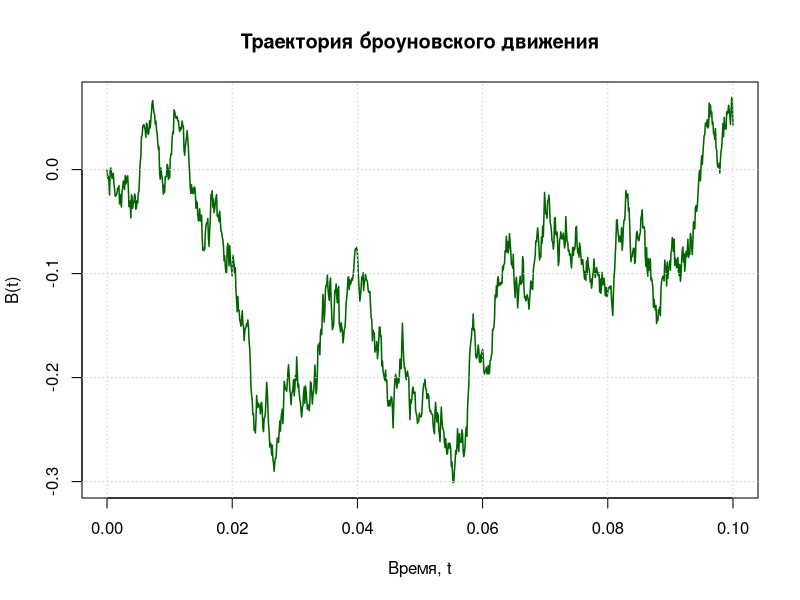
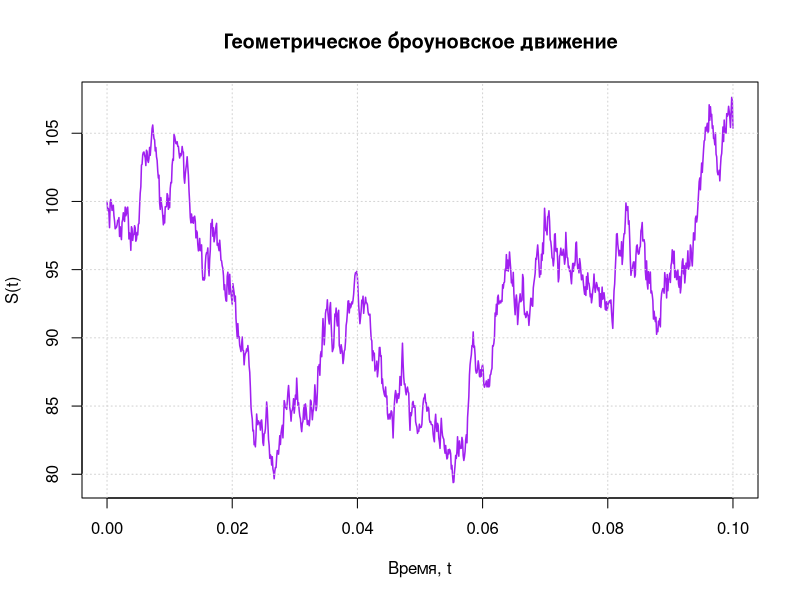

Write the R code that produced these figures, in order.
# Лабораторная работа №5: Броуновское движение и геометрическое броуновское движение

# Параметры моделирования
delta = 0.0001  # Шаг дискретизации (sqrt(delta) = 0.01, как указано в задании)
k_max = 1000    # Количество шагов
n_points = k_max + 1  # Количество точек, включая начальную

# Задание 1: Обоснование свойств броуновского движения
cat("Обоснование свойств броуновского движения:\n")
cat("Процесс моделируется как B_{kΔ} = Σ ε_{iΔ}, где ε_{iΔ} ~ N(0, Δ), i = 1, ..., k.\n")
cat("1. Математическое ожидание: E[B_{kΔ}] = E[Σ ε_{iΔ}] = Σ E[ε_{iΔ}] = 0, так как E[ε_{iΔ}] = 0.\n")
cat("2. Дисперсия: E[B_{kΔ}^2] = E[(Σ ε_{iΔ})^2] = Σ E[ε_{iΔ}^2] = Σ Δ = kΔ, так как ε_{iΔ} независимы и E[ε_{iΔ}^2] = Δ.\n")
cat("3. Ковариация: E[B_{kΔ}B_{lΔ}] = E[(Σ_{i=1}^k ε_{iΔ})(Σ_{j=1}^l ε_{jΔ})] = Σ_{i=1}^min(k,l) E[ε_{iΔ}^2] = min(k,l)Δ.\n")
cat("4. Начальное условие: B_0 = 0 по определению.\n\n")

# Задание 2: Моделирование броуновского движения
cat("Моделирование броуновского движения по формуле:\n")
cat("B_{(k+1)Δ} = B_{kΔ} + ε_{(k+1)Δ}, где ε_{(k+1)Δ} ~ N(0, Δ)\n\n")

# Инициализация вектора для броуновского движения
B = numeric(n_points)
B[1] = 0  # Начальное условие B_0 = 0

# Генерация случайных приращений
noise = rnorm(n_points, mean = 0, sd = sqrt(delta))

# Вычисление траектории броуновского движения
for (k in 2:n_points) {
  B[k] = B[k - 1] + noise[k]
}

# Визуализация броуновского движения
plot(seq(0, k_max * delta, by = delta), B, type = "l",
     main = "Траектория броуновского движения",
     xlab = "Время, t",
     ylab = "B(t)",
     col = "darkgreen",
     lwd = 1.5)
grid()

# Задание 2: Моделирование геометрического броуновского движения
S0 = 100  # Начальное значение (из задания)
a = 0.5   # Параметр дрейфа (из задания)
sigma = 0.8  # Волатильность (из задания)

cat("Моделирование геометрического броуновского движения по формуле:\n")
cat("S_t = S_0 * exp((a - σ^2/2) * t + σ * B_t)\n\n")

# Инициализация вектора для геометрического броуновского движения
S = numeric(n_points)
S[1] = S0  # Начальное значение

# Вычисление траектории геометрического броуновского движения
for (k in 1:k_max) {
  t = k * delta
  S[k + 1] = S0 * exp((a - sigma^2 / 2) * t + sigma * B[k + 1])
}

# Визуализация геометрического броуновского движения
plot(seq(0, k_max * delta, by = delta), S, type = "l",
     main = "Геометрическое броуновское движение",
     xlab = "Время, t",
     ylab = "S(t)",
     col = "purple",
     lwd = 1.5)
grid()
